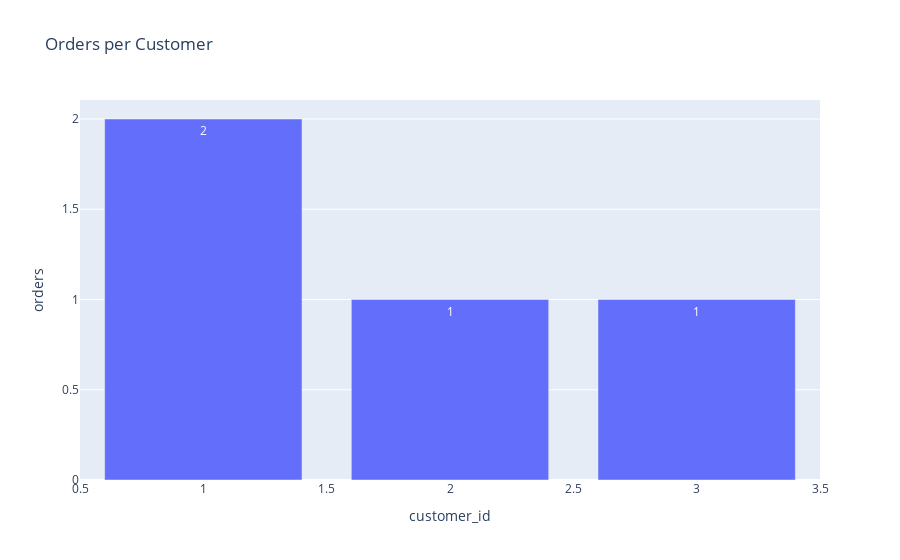

This figure's notebook cell:
### Code cell
orders_per_customer = (
    orders.groupby('customer_id')
    .size()
    .reset_index(name='orders')
)
fig1 = px.bar(
    orders_per_customer,
    x='customer_id',
    y='orders',
    title="Orders per Customer",
    text='orders'
)
fig1.show()

### Figure 1 — Plotly figure (JSON) as saved in the notebook; plotly's stock layout.template omitted (floating-point values rounded to 4 significant figures)
{"data": [{"hovertemplate": "customer_id=%{x}<br>orders=%{text}<extra></extra>", "legendgroup": "", "marker": {"color": "#636efa", "pattern": {"shape": ""}}, "name": "", "orientation": "v", "showlegend": false, "text": [2.0, 1.0, 1.0], "textposition": "auto", "type": "bar", "x": [1, 2, 3], "xaxis": "x", "y": [2, 1, 1], "yaxis": "y"}], "layout": {"barmode": "relative", "legend": {"tracegroupgap": 0}, "title": {"text": "Orders per Customer"}, "xaxis": {"anchor": "y", "domain": [0, 1], "title": {"text": "customer_id"}}, "yaxis": {"anchor": "x", "domain": [0, 1], "title": {"text": "orders"}}}}
